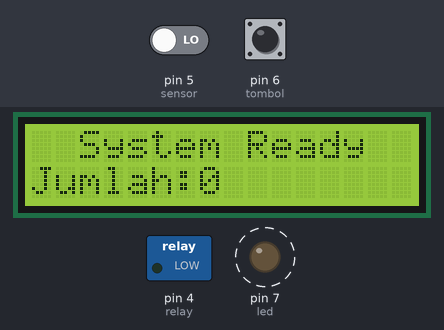
The sketch below on a simulated Arduino Uno, built with avr-gcc and run on an emulated ATmega328P. On the bench: 16×2 character LCD, switched loads named in the sketch (green lamp = pin HIGH), output pins drawn as LEDs (lit = HIGH). Dashed ring = blinking. The test bench sets the inputs (shaded band); at power-on: pin 6 (tombol) HIGH, pin 5 (sensor) LOW. What the sketch prints to the serial monitor is not drawn.

Above: at 1.2 s.
1.3 s: pin 6 (tombol) pulled LOW for 0.15 s
At 2.0 s:
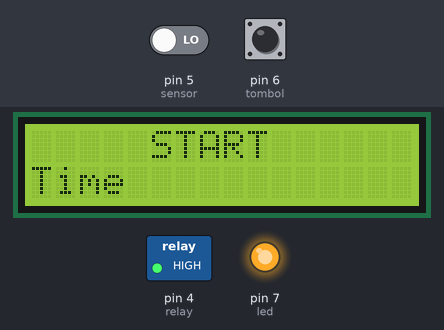
4.4 s: pin 5 (sensor) driven HIGH
At 4.9 s:
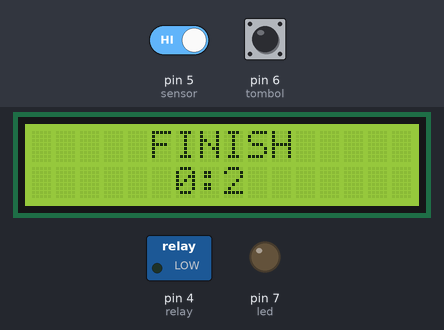
7.4 s: pin 6 (tombol) pulled LOW for 1 s
At 10.0 s:
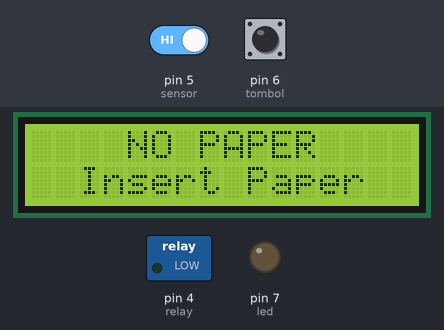
10.7 s: pin 6 (tombol) pulled LOW for 3.2 s
At 11.3 s:
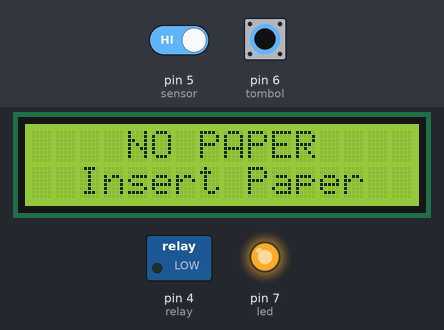
Timing chart, 0 to 16.4 s (numbered marks = the images above; inputs shaded):
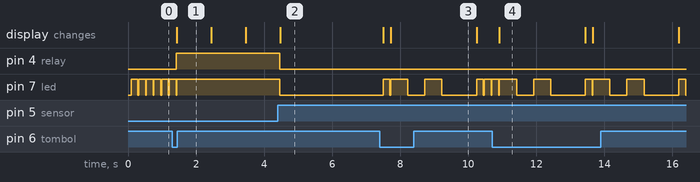

Measured:
- after the input at 1.3 s, pin 4 (relay): LOW → HIGH after 0.11 s; pin 7 (led): goes on until 1.4 s, then stays HIGH; the display: changes after 0.13 s (image 1)
- after the input at 4.4 s, pin 4 (relay), pin 7 (led): HIGH → LOW after 0.06 s; the display: changes after 0.08 s (image 2)
- after the input at 7.4 s, the display: first differs from a run without the input after 0.32 s (image 3)
- after the input at 10.7 s, the display: changes after 0.22 s (image 4)
- by itself, pin 7 (led): alternates HIGH for 0.20 s and LOW for 0.02 s

The sketch:

SKRIPSI_RICO.ino
```cpp
#include <LiquidCrystal_I2C.h>
LiquidCrystal_I2C lcd(0x27, 16,2);

int relay = 4;
int sensor = 5;
int tombol = 6;
int led = 7;
int jumlah = 0;
int waktu = 0;
int menit = 0;

void setup()
{
  Serial.begin(9600);
  lcd.init();
  lcd.backlight();
  lcd.clear();
  pinMode(sensor, INPUT);
  pinMode(tombol, INPUT_PULLUP);
  pinMode(relay, OUTPUT);
  pinMode(led, OUTPUT);
  digitalWrite(led, LOW);
  digitalWrite(relay, LOW);
}


void loop()
{
  if(digitalRead(sensor) == 1 || digitalRead(sensor) == 0 && digitalRead(relay) == LOW)
  {
    lcd.clear();
    lcd.setCursor(2,0);
    lcd.print("System Ready");
    lcd.setCursor(0,1);
    lcd.print("Jumlah:");
    lcd.setCursor(7,1);
    lcd.print(jumlah);
    digitalWrite(led, HIGH);
    delay(200);
    digitalWrite(led, LOW);
  }


  if(digitalRead(tombol) == 0 && digitalRead(sensor) == 0)
  {
    digitalWrite(relay, HIGH);
    Serial.println("START");
    waktu = 0;
    lcd.clear();
    lcd.setCursor(5,0);
    lcd.print("START");
    lcd.setCursor(0,1);
    lcd.print("Time ");
    digitalWrite(led, HIGH);
    delay(1000);
  }
    if(digitalRead(relay) == HIGH)
    {
    waktu = waktu + 1;
    lcd.setCursor(7,1);
    if(waktu == 60)
    {
      waktu = 0;
      menit = menit + 1;
      lcd.clear();
    }
    Serial.println(waktu);
    lcd.setCursor(5,0);
    lcd.print("START");
    lcd.setCursor(0,1);
    lcd.print("Time ");
    lcd.setCursor(6,1);
    lcd.print(menit);
    lcd.setCursor(7,1);
    lcd.print(":");
    lcd.setCursor(8,1);
    lcd.print(waktu);
    delay(1000);
    }


  if(digitalRead(tombol) == 0 && digitalRead(sensor) == 1 && digitalRead(relay) == LOW)
  {
    Serial.println("belum ada Kertas");
    lcd.clear();
    lcd.setCursor(4,0);
    lcd.print("NO PAPER");
    lcd.setCursor(2,1);
    lcd.print("Insert Paper");

    digitalWrite(led,HIGH);
    delay(500);
    digitalWrite(led,LOW);
    delay(500);
    digitalWrite(led,HIGH);
    delay(500);
    digitalWrite(led,LOW);
    delay(1000);
  }

  if(digitalRead(sensor) == 1 && digitalRead(relay) == HIGH)
  {
    digitalWrite(relay, LOW);
    jumlah = jumlah +1;
    Serial.println(jumlah);
    Serial.println("FINISH");
    digitalWrite(led, LOW);
    lcd.clear();
    lcd.setCursor(5,0);
    lcd.print("FINISH");
    lcd.setCursor(6,1);
    lcd.print(menit);
    lcd.setCursor(7,1);
    lcd.print(":");
    lcd.setCursor(8,1);
    lcd.print(waktu);
    delay(3000);
    waktu = 0;
    menit = 0;
  }
}
```
